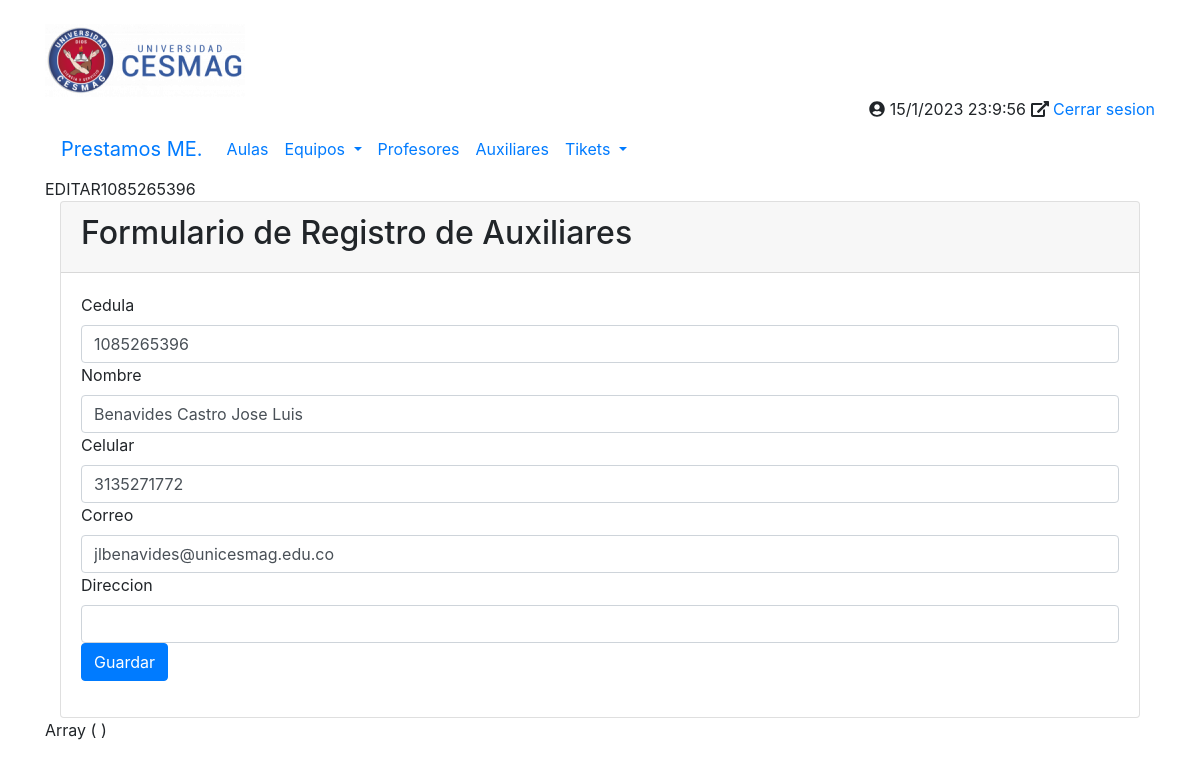
/principal.php?opcion=editar-auxiliar&accion=EDITAR&cedula=1085265396, run on the app's committed database.
### tables this page shows
CREATE TABLE `tbl_auxiliares` (
  `cedula` varchar(100) NOT NULL,
  `nombre` varchar(100) NOT NULL,
  `celular` varchar(100) DEFAULT NULL,
  `correo` varchar(100) DEFAULT NULL,
  `direccion` varchar(100) DEFAULT NULL
);

### php/auxiliares/nuevo_auxiliar.php (the view, shortened to what this page needs)
<?php
$accion = $_GET['accion'];
$cedula = $_GET['cedula'];
if($accion == "ADICIONAR"){
    $cedula = 0;
    $nombre = "";
    $celular = "";
    $correo = "";
    $direccion = "";
}else{
    $conexion = conectarBD();
    $sSQL = "SELECT * FROM tbl_auxiliares WHERE cedula = $cedula";
    $datos =$conexion->query($sSQL);
    foreach($datos as $filas){
        $cedula = $filas['cedula'];
        $nombre = $filas['nombre'];
        $celular = $filas['celular'];
        $correo = $filas['correo'];
        $direccion = $filas['direccion'];
    }
}
echo $accion;
echo $cedula;
?>
<div class="container">
    <div class="card">
        <div class="card-header">
            <h2>Formulario de Registro de Auxiliares</h2>
        </div>
        <div class="card-body">
            <form class="form-group" action="php/auxiliares/guardar.php" method="POST">
                <label for="cedula">Cedula</label>
                <input type="text" name="cedula" value="<?php echo $cedula; ?>" class="form-control">
                <label for="nombre">Nombre</label>
                <input type="text" class="form-control" name="nombre" value="<?php echo $nombre; ?>">
                <label for="celular">Celular</label>
                <input type="text" class="form-control" name="celular" value="<?php echo $celular; ?>">
                <label for="correo">Correo</label>
                <input type="text" class="form-control" name="correo" value="<?php echo $correo; ?>">
                <label for="direccion">Direccion</label>
                <input type="text" class="form-control" name="direccion" value="<?php echo $direccion; ?>">
                <button class="btn btn-primary">Guardar</button>
            </form>
        </div>
    </div>
</div>
<?php
 print_r($_POST);
?>

### data on the page
tbl_auxiliares: cedula "1085265396", nombre "Benavides Castro Jose Luis", celular "3135271772", correo "jlbenavides@unicesmag.edu.co"

### other printed values
$accion "EDITAR"
